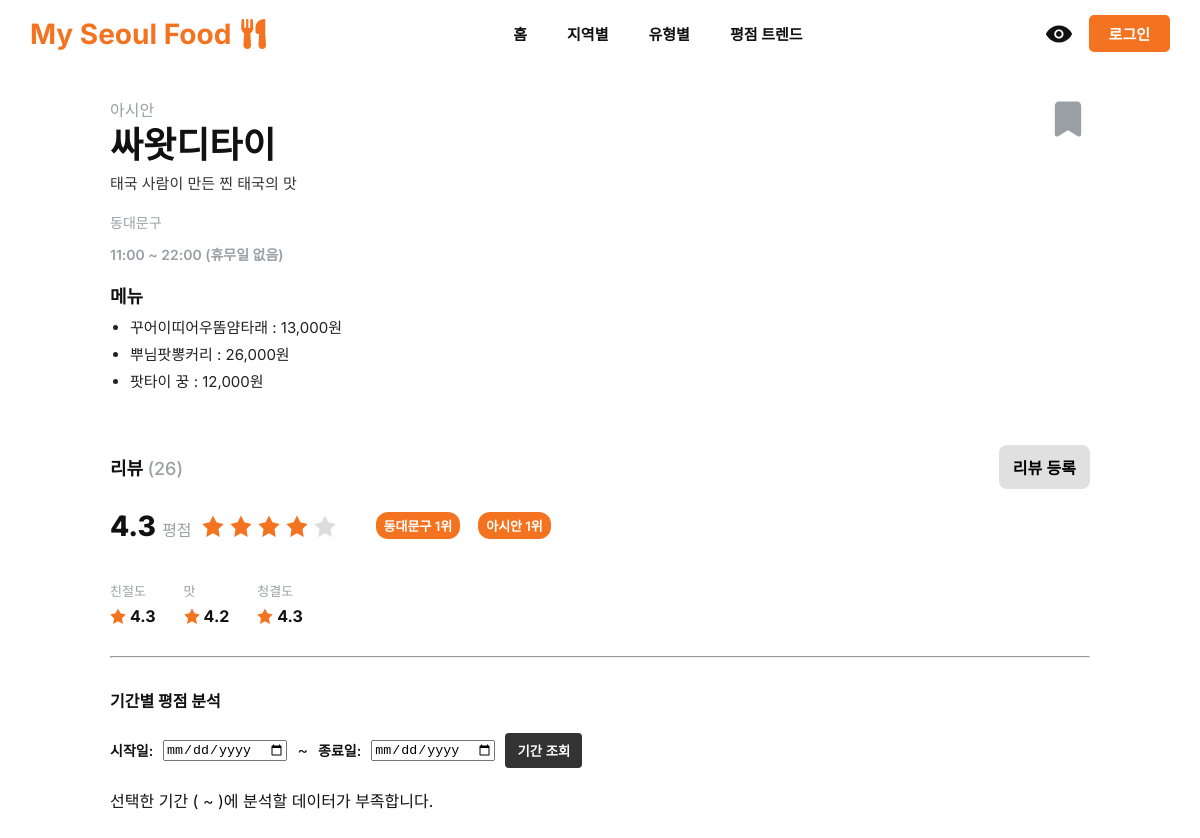
Page /pages/view_restaurant.php?id=21 on the committed database.
### tables this page shows
CREATE TABLE `Restaurant` (
    `restaurant_id` BIGINT NOT NULL AUTO_INCREMENT,
    `name` VARCHAR(255) NOT NULL,
    `description` TEXT NOT NULL,
    `region_id` BIGINT NOT NULL,
    `category_id` BIGINT NOT NULL,
    `open_time` TIME NOT NULL,
    `close_time` TIME NOT NULL,
    `created_at` TIMESTAMP DEFAULT CURRENT_TIMESTAMP,
    `updated_at` TIMESTAMP DEFAULT CURRENT_TIMESTAMP ON UPDATE CURRENT_TIMESTAMP,
    `is_active` BOOLEAN DEFAULT TRUE,
    PRIMARY KEY (`restaurant_id`),
    CONSTRAINT `FK_Restaurant_Region` FOREIGN KEY (`region_id`) REFERENCES `Region`(`region_id`),
    CONSTRAINT `FK_Restaurant_Category` FOREIGN KEY (`category_id`) REFERENCES `Category`(`category_id`)
);

CREATE TABLE `Category` (
    `category_id` BIGINT NOT NULL AUTO_INCREMENT,
    `category_name` VARCHAR(255) NOT NULL,
    PRIMARY KEY (`category_id`)
);

CREATE TABLE `Region` (
    `region_id` BIGINT NOT NULL AUTO_INCREMENT,
    `region_name` VARCHAR(255) NOT NULL,
    PRIMARY KEY (`region_id`)
);

CREATE TABLE `Menu` (
    `menu_id` BIGINT NOT NULL AUTO_INCREMENT,
    `menu_name` VARCHAR(255) NOT NULL,
    `price` INT NOT NULL,
    `restaurant_id` BIGINT NOT NULL,
    `is_active` BOOLEAN DEFAULT TRUE,
    `created_at` TIMESTAMP DEFAULT CURRENT_TIMESTAMP,
    `updated_at` TIMESTAMP DEFAULT CURRENT_TIMESTAMP ON UPDATE CURRENT_TIMESTAMP,
    PRIMARY KEY (`menu_id`),
    CONSTRAINT `FK_Menu_Restaurant` FOREIGN KEY (`restaurant_id`) REFERENCES `Restaurant`(`restaurant_id`) ON DELETE CASCADE ON UPDATE CASCADE
);

### pages/view_restaurant.php (the view, shortened to what this page needs)
<?php
include_once '../config.php';
$restaurant_id = intval($_GET['id']);
$sql = "
SELECT r.*, c.category_name, reg.region_name
FROM Restaurant r
JOIN Category c ON r.category_id = c.category_id
JOIN Region reg ON r.region_id = reg.region_id
WHERE r.restaurant_id = ? AND r.is_active = 1
";
$stmt = $conn->prepare($sql);
$stmt->bind_param("i", $restaurant_id);
$stmt->execute();
$result = $stmt->get_result();
$restaurant = $result->fetch_assoc();
$sql_menu = "SELECT menu_name, price FROM Menu WHERE restaurant_id = ? AND is_active = 1";
$stmt_menu = $conn->prepare($sql_menu);
$stmt_menu->bind_param("i", $restaurant_id);
$stmt_menu->execute();
$result_menu = $stmt_menu->get_result();
$menus = $result_menu->fetch_all(MYSQLI_ASSOC);
$sql_review = "
SELECT COUNT(*) AS review_count,
       AVG(taste) AS avg_taste,
       AVG(cleanliness) AS avg_cleanliness,
       AVG(kindness) AS avg_kindness
FROM Review
WHERE restaurant_id = ?
";
$stmt_review = $conn->prepare($sql_review);
$stmt_review->bind_param("i", $restaurant_id);
$stmt_review->execute();
$result_review = $stmt_review->get_result();
$review = $result_review->fetch_assoc();
$open_time = substr($restaurant['open_time'], 0, 5);
$close_time = substr($restaurant['close_time'], 0, 5);
$closed_days_kor = [];
$closed_days_str = '';
if(!empty($closed_days_kor)) {
    $closed_days_str = '('.implode(', ', $closed_days_kor).' 휴무)';
} else {
    $closed_days_str = '(휴무일 없음)';
}
$avg_score = 0;
if ($review['review_count'] > 0) {
    $avg_score = round(($review['avg_taste'] + $review['avg_cleanliness'] + $review['avg_kindness']) / 3, 1);
}
$is_bookmarked = false;
$sql_region_rank = "
SELECT r.restaurant_id, DENSE_RANK() OVER (PARTITION BY r.region_id ORDER BY AVG(rv.taste + rv.cleanliness + rv.kindness)/3 DESC) AS region_rank
FROM Restaurant r
LEFT JOIN Review rv ON r.restaurant_id = rv.restaurant_id
WHERE r.region_id = ?
GROUP BY r.restaurant_id
";
$stmt_region_rank = $conn->prepare($sql_region_rank);
$stmt_region_rank->bind_param("i", $restaurant['region_id']);
$stmt_region_rank->execute();
$result_region_rank = $stmt_region_rank->get_result();
$region_rank = null;
while($row = $result_region_rank->fetch_assoc()) {
    if($row['restaurant_id'] == $restaurant_id){
        $region_rank = $row['region_rank'];
        break;
    }
}
$sql_category_rank = "
SELECT r.restaurant_id, DENSE_RANK() OVER (PARTITION BY r.category_id ORDER BY AVG(rv.taste + rv.cleanliness + rv.kindness)/3 DESC) AS category_rank
FROM Restaurant r
LEFT JOIN Review rv ON r.restaurant_id = rv.restaurant_id
WHERE r.category_id = ?
GROUP BY r.restaurant_id
";
$stmt_category_rank = $conn->prepare($sql_category_rank);
$stmt_category_rank->bind_param("i", $restaurant['category_id']);
$stmt_category_rank->execute();
$result_category_rank = $stmt_category_rank->get_result();
$category_rank = null;
while($row = $result_category_rank->fetch_assoc()) {
    if($row['restaurant_id'] == $restaurant_id){
        $category_rank = $row['category_rank'];
        break;
    }
}
$start_date = $_GET['start_date'] ?? '';
$end_date = $_GET['end_date'] ?? '';
$windowing_results = [];
?>
<!doctype html>
<html lang="ko">
<head>
<link rel="stylesheet" href="../css/bookmark.css">
</head>
<body>
<?php include '../menu.php'; ?>
<main class="wrap">
<div class="top-row">
  <div style="flex:1;">
    <div class="meta"><?php echo htmlspecialchars($restaurant['category_name']); ?></div>
    <h1 class="title"><?php echo htmlspecialchars($restaurant['name']); ?></h1>
    <p class="desc"><?php echo htmlspecialchars($restaurant['description']); ?></p>
    <div class="location-row">
      <div><?php echo htmlspecialchars($restaurant['region_name']); ?></div>
      <div style="font-weight:600">
        <?php echo $open_time; ?> ~ <?php echo $close_time; ?> <?php echo $closed_days_str; ?>
      </div>
    </div>
    <section class="menu-section">
      <h3>메뉴</h3>
      <ul class="menu-list">
        <?php if(!empty($menus)): foreach($menus as $menu): ?>
          <li><?php echo htmlspecialchars($menu['menu_name']); ?> : <?php echo number_format($menu['price']); ?>원</li>
        <?php endforeach; else: ?>
          <li>메뉴가 없습니다.</li>
        <?php endif; ?>
      </ul>
    </section>
  </div>
  <?php include '../components/bookmark_button.php'; ?>
</div>
<br>
<div class="reviews">
  <div style="display: flex; justify-content: space-between; align-items: center; width: 100%;">
    <div style="font-weight:700; font-size: 18px">리뷰 <span style="font-weight:500;color:var(--muted)">(<?php echo $review['review_count']; ?>)</span></div>
    <div class="btn-wrap">
      <a href="add_review.php?id=<?php echo $restaurant['restaurant_id']; ?>">
        <button class="primary">리뷰 등록</button>
      </a>
    </div>
  </div>
  <div class="overall">
    <div class="rating-badge">
      <div class="big-score">
        <?php echo $avg_score; ?> <span style="font-size:16px;color:var(--muted);font-weight:500;">평점</span>
      </div>
      <div class="stars-inline">
        <?php for($i=1;$i<=5;$i++): ?>
          <svg class="star <?php echo $i<=$avg_score?'filled':''; ?>" viewBox="0 0 24 24">
            <path d="M12 .587l3.668 7.431L23.6 9.75l-5.6 5.456L19.335 24 12 19.897 4.665 24l1.335-8.794L.4 9.75l7.932-1.732L12 .587z"/>
          </svg>
        <?php endfor; ?>
      </div>
      <div class="rank">
        <?php
          echo htmlspecialchars($restaurant['region_name']);
          echo $region_rank !== null ? " {$region_rank}위" : " (순위 없음)";
        ?>
      </div>
      <div class="rank">
        <?php
          echo htmlspecialchars($restaurant['category_name']);
          echo $category_rank !== null ? " {$category_rank}위" : " (순위 없음)";
        ?>
      </div>
    </div>
  </div>
  <div style="flex:1;">
    <div class="sub-ratings">
      <div class="sub">
        <div class="label">친절도</div>
        <div class="val">
          <svg class="small-star" viewBox="0 0 24 24"><path d="M12 .587l3.668 7.431L23.6 9.75l-5.6 5.456L19.335 24 12 19.897 4.665 24l1.335-8.794L.4 9.75l7.932-1.732L12 .587z"/></svg>
          <span><?php echo isset($review['avg_kindness']) ? number_format($review['avg_kindness'], 1) : '0.0'; ?></span>
        </div>
      </div>
      <div class="sub">
        <div class="label">맛</div>
        <div class="val">
          <svg class="small-star" viewBox="0 0 24 24"><path d="M12 .587l3.668 7.431L23.6 9.75l-5.6 5.456L19.335 24 12 19.897 4.665 24l1.335-8.794L.4 9.75l7.932-1.732L12 .587z"/></svg>
          <span><?php echo isset($review['avg_taste']) ? number_format($review['avg_taste'], 1) : '0.0'; ?></span>
        </div>
      </div>
      <div class="sub">
        <div class="label">청결도</div>
        <div class="val">
          <svg class="small-star" viewBox="0 0 24 24"><path d="M12 .587l3.668 7.431L23.6 9.75l-5.6 5.456L19.335 24 12 19.897 4.665 24l1.335-8.794L.4 9.75l7.932-1.732L12 .587z"/></svg>
          <span><?php echo isset($review['avg_cleanliness']) ? number_format($review['avg_cleanliness'], 1) : '0.0'; ?></span>
        </div>
      </div>
    </div>
  </div>
</div>
<hr style="margin-top: 30px; border-color: #eee;">
<section style="margin-top: 30px;">
  <h4>기간별 평점 분석</h4>
  <form method="GET" style="display: flex; gap: 10px; align-items: center; margin-bottom: 20px;">
    <label for="start_date" style="font-size: 14px; font-weight: 600;">시작일:</label>
    <input type="date" id="start_date" name="start_date" value="<?php echo htmlspecialchars($start_date); ?>" required>
    <span>~</span>
    <label for="end_date" style="font-size: 14px; font-weight: 600;">종료일:</label>
    <input type="date" id="end_date" name="end_date" value="<?php echo htmlspecialchars($end_date); ?>" required>
    <button type="submit" style="padding: 8px 12px; background: #333; color: white; border: none; border-radius: 4px; cursor: pointer; font-weight: 600;">
      기간 조회
    </button>
  </form>
  <?php if (!empty($windowing_results)): ?>
    <table style="width:100%; border-collapse: collapse; table-layout: fixed; font-size:14px; text-align:center; vertical-align:middle; margin-top:15px;">
      <thead>
        <tr style="background:#f8f8f8;">
          <th style="padding:10px; border:1px solid #ddd;">기간</th>
          <th style="padding:10px; border:1px solid #ddd;">맛</th>
          <th style="padding:10px; border:1px solid #ddd;">청결도</th>
          <th style="padding:10px; border:1px solid #ddd;">친절도</th>
          <th style="padding:10px; border:1px solid #ddd;">전체 평균</th>
          <th style="padding:10px; border:1px solid #ddd; background-color:#fce8d5;">누적 평균</th>
        </tr>
      </thead>
      <tbody>
        <?php foreach ($windowing_results as $row): ?>
        <tr>
          <td style="padding:10px; border:1px solid #ddd;"><?php echo htmlspecialchars($row['review_month']); ?></td>
          <td style="padding:10px; border:1px solid #ddd;"><?php echo $row['avg_taste']; ?></td>
          <td style="padding:10px; border:1px solid #ddd;"><?php echo $row['avg_cleanliness']; ?></td>
          <td style="padding:10px; border:1px solid #ddd;"><?php echo $row['avg_kindness']; ?></td>
          <td style="padding:10px; border:1px solid #ddd; font-weight:600;"><?php echo $row['avg_overall']; ?></td>
          <td style="padding:10px; border:1px solid #ddd; font-weight:600; background-color:#fffaf0;"><?php echo $row['running_avg_overall']; ?></td>
        </tr>
        <?php endforeach; ?>
      </tbody>
    </table>
  <?php else: ?>
    <p>선택한 기간 (<?php echo htmlspecialchars($start_date); ?> ~ <?php echo htmlspecialchars($end_date); ?>)에 분석할 데이터가 부족합니다.</p>
  <?php endif; ?>
</section>
</main>
</body>
</html>

### rows in the picture
restaurant: category.category_name "아시안", name "싸왓디타이", description "태국 사람이 만든 찐 태국의 맛", region.region_name "동대문구", open_time "11:00", close_time "22:00"
menu: menu_name "꾸어이띠어우똠얌타래", price "13,000"
menu: menu_name "뿌님팟뽕커리", price "26,000"
menu: menu_name "팟타이 꿍", price "12,000"

### other values in the picture
$closed_days_str "(휴무일 없음)"
$review['review_count'] "26"
$avg_score "4.3"
$region_rank "1"
$category_rank "1"
$review['avg_kindness'] "4.3"
$review['avg_taste'] "4.2"
$review['avg_cleanliness'] "4.3"
